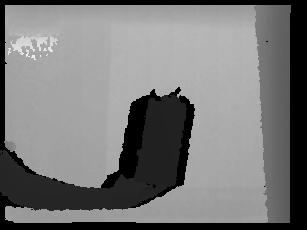
%> input picture Homeworks/vision_hw3/0000001-000000000000.png, 307 x 230 px, shrunk from 640 x 480 before the run
$ octave vision_hw3.m   (GNU Octave 9; MATLAB toolbox functions it lacks are replaced by stand-ins)
%> lines starting %> are read from the running program, lines starting %| are printed output that depends on the picture; in (x1, y1, x2, y2) boxes, pixels count from 0 and x2, y2 are one past the last pixel; in counts of white or black regions, pixels touching at a corner belong together; the program's own positions count from 1
### Homeworks/vision_hw3/getCloudPoints.m
function [cloud2]=getCloudPoints(showImages)
%> called with showImages = false

% range image
im=imread('0000001-000000000000.png');
%> im is the input picture: size 230x307 uint16; min 0, max 4842, mean 2294
if(showImages)
    figure(1)
    imagesc(im);
    colorbar
end
% coordinates of the principle point and the focal length in x and y
fx=525;
cx=319.5;
fy=525;
cy=239.5;

numRow=size(im,1);
%> numRow = 230
numCol=size(im,2);
%> numCol = 307
cloud=zeros(numRow*numCol,3);


X=zeros(numRow,numCol);
Y=zeros(numRow,numCol);
TRUE=zeros(numRow,numCol);

%number of point I will consider, not all points in the range image are
%specified, some may be 0

k=0;
threshUp=643;
treshDown=100;

for i=1:1:numCol
    for j=1:1:numRow
        %compute the 3d coordinate X and Y
        X(j,i) = -(i-cx) *double(im(j,i))/fx;
        Y(j,i) = -(j-cy) *double(im(j,i))/fy;
        % not all the points of the range image are not encoded, discard
        % the ones which are 0 and the ones not usefull using a  threshold
        if(im(j,i)~=0 && im(j,i)<threshUp && im(j,i)>treshDown)
            TRUE(j,i)=1;
            k=k+1;
            cloud(k,:)=[X(j,i) Y(j,i) double(im(j,i))];
        end
    end
end
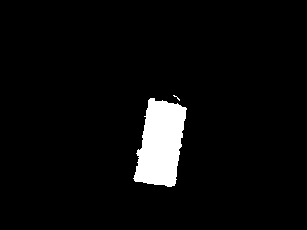
%> TRUE: size 230x307 double; values 0 (black) and 1 (white), 4.7% white; 2 white regions (1 under 20 px), largest, box (x1, y1, x2, y2) and area: (133, 98, 187, 187) 3317
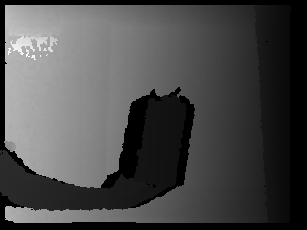
%> X: size 230x307 double; min 0, max 2572.1, mean 751.4; drawn with min black and max white
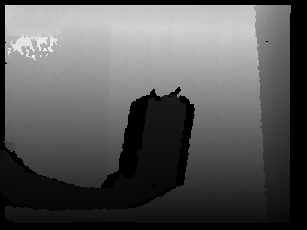
%> Y: size 230x307 double; min 0, max 1692.4, mean 589.9; drawn with min black and max white
%> after the loop, k = 3328

%We take only the k points we have considered meaningfull
cloud2=cloud(1:k,:);
if(showImages)
    figure(2)
    %Plot in 3d
    plot3(cloud2(:,1), cloud2(:,2), cloud2(:,3), 'r.');
    axis equal
end

end

### Homeworks/vision_hw3/vision_hw3.m
%
%
%
% THE FIRST SECTION IS RELATED TO THE REULT OF THE ASSIGNMENT, THE OTHERS ARE FOR
% TESTING OF ALL THE FUNCTIONS REQUIRED IN THE HOMEWORK
%
%
%

clc;
clear;
close all;

points=getCloudPoints(false);
%> (the run ends here)
